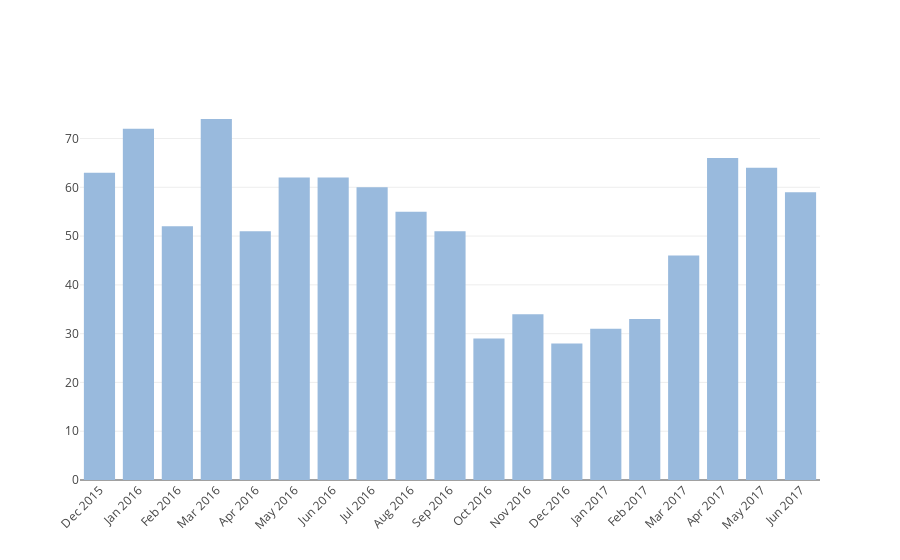

The notebook cell this image was saved under:
### Code cell
trace0 = go.Bar(
    x=['Dec 2015','Jan 2016', 'Feb 2016', 'Mar 2016', 'Apr 2016', 'May 2016', 'Jun 2016',
       'Jul 2016', 'Aug 2016', 'Sep 2016', 'Oct 2016', 'Nov 2016', 'Dec 2016','Jan 2017', 
       'Feb 2017', 'Mar 2017', 'Apr 2017', 'May 2017', 'Jun 2017'],
    y=new['count'],
    name='Months',
    marker=dict(
        color='#99badd'
    )
)

data = [trace0]
layout = go.Layout(
    xaxis=dict(tickangle=-45),
    barmode='group',
)

fig = go.Figure(data=data, layout=layout)
py.iplot(fig, filename='angled-text-bar')

### Figure 1 — Plotly figure (JSON) as saved in the notebook; plotly's stock layout.template omitted (floating-point values rounded to 4 significant figures)
{"data": [{"marker": {"color": "#99badd"}, "name": "Months", "type": "bar", "x": ["Dec 2015", "Jan 2016", "Feb 2016", "Mar 2016", "Apr 2016", "May 2016", "Jun 2016", "Jul 2016", "Aug 2016", "Sep 2016", "Oct 2016", "Nov 2016", "Dec 2016", "Jan 2017", "Feb 2017", "Mar 2017", "Apr 2017", "May 2017", "Jun 2017"], "y": [63, 72, 52, 74, 51, 62, 62, 60, 55, 51, 29, 34, 28, 31, 33, 46, 66, 64, 59]}], "layout": {"barmode": "group", "xaxis": {"tickangle": -45}}}
